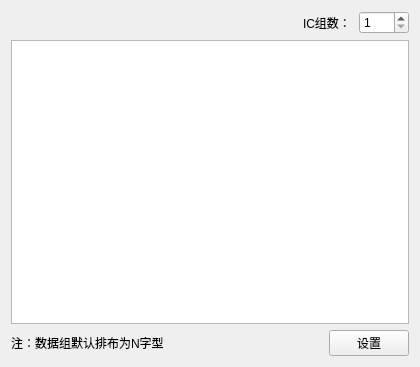
<?xml version="1.0" encoding="UTF-8"?>
<ui version="4.0">
 <class>DataGroup</class>
 <widget class="QWidget" name="DataGroup">
  <property name="geometry">
   <rect>
    <x>0</x>
    <y>0</y>
    <width>420</width>
    <height>367</height>
   </rect>
  </property>
  <property name="windowTitle">
   <string>数据组设置</string>
  </property>
  <layout class="QVBoxLayout" name="verticalLayout_2">
   <item>
    <layout class="QVBoxLayout" name="verticalLayout">
     <item>
      <layout class="QHBoxLayout" name="horizontalLayout_3">
       <item>
        <spacer name="horizontalSpacer_2">
         <property name="orientation">
          <enum>Qt::Horizontal</enum>
         </property>
         <property name="sizeHint" stdset="0">
          <size>
           <width>40</width>
           <height>20</height>
          </size>
         </property>
        </spacer>
       </item>
       <item>
        <layout class="QHBoxLayout" name="horizontalLayout">
         <item>
          <widget class="QLabel" name="label">
           <property name="minimumSize">
            <size>
             <width>50</width>
             <height>0</height>
            </size>
           </property>
           <property name="text">
            <string>IC组数：</string>
           </property>
          </widget>
         </item>
         <item>
          <widget class="QSpinBox" name="spinBox">
           <property name="minimumSize">
            <size>
             <width>50</width>
             <height>0</height>
            </size>
           </property>
           <property name="minimum">
            <number>1</number>
           </property>
           <property name="maximum">
            <number>64</number>
           </property>
          </widget>
         </item>
        </layout>
       </item>
      </layout>
     </item>
     <item>
      <widget class="QTableWidget" name="tableWidget"/>
     </item>
     <item>
      <layout class="QHBoxLayout" name="horizontalLayout_2">
       <item>
        <widget class="QLabel" name="label_2">
         <property name="text">
          <string>注：数据组默认排布为N字型</string>
         </property>
        </widget>
       </item>
       <item>
        <spacer name="horizontalSpacer">
         <property name="orientation">
          <enum>Qt::Horizontal</enum>
         </property>
         <property name="sizeHint" stdset="0">
          <size>
           <width>40</width>
           <height>20</height>
          </size>
         </property>
        </spacer>
       </item>
       <item>
        <widget class="QPushButton" name="pushButton">
         <property name="minimumSize">
          <size>
           <width>80</width>
           <height>0</height>
          </size>
         </property>
         <property name="maximumSize">
          <size>
           <width>80</width>
           <height>16777215</height>
          </size>
         </property>
         <property name="text">
          <string>设置</string>
         </property>
        </widget>
       </item>
      </layout>
     </item>
    </layout>
   </item>
  </layout>
 </widget>
 <resources/>
 <connections/>
</ui>
